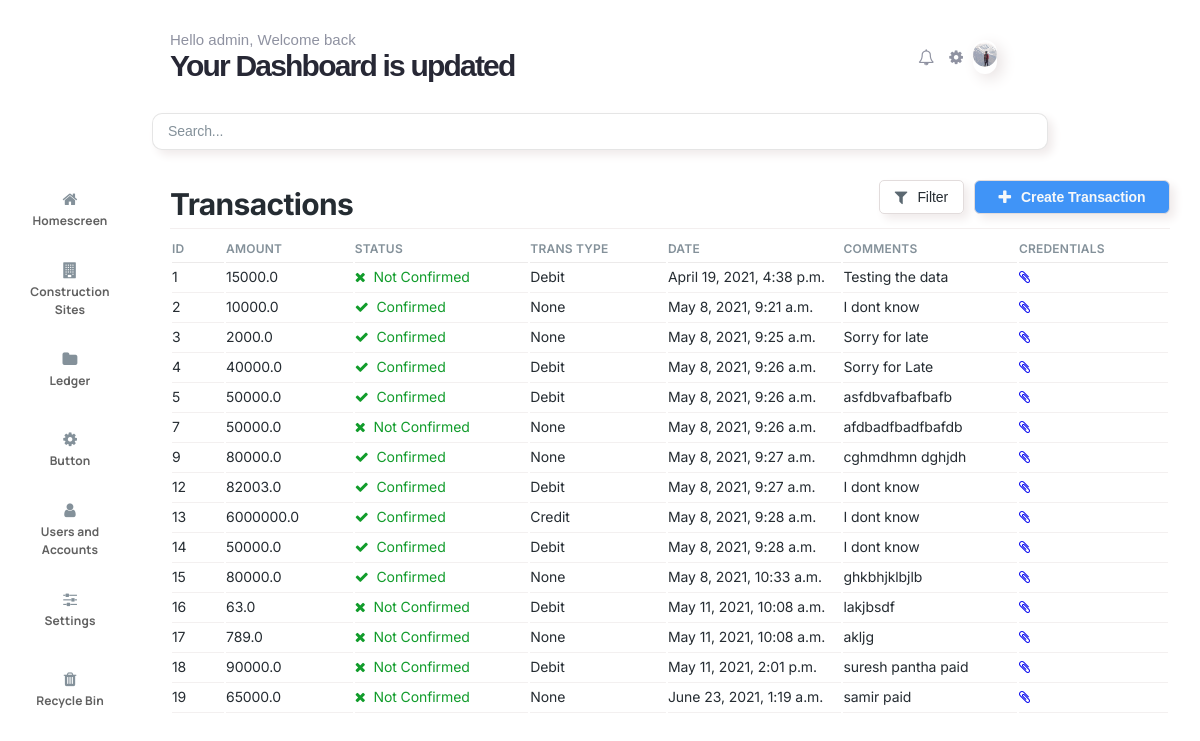
Before: /transaction_home/ (signed in) with the older database file.
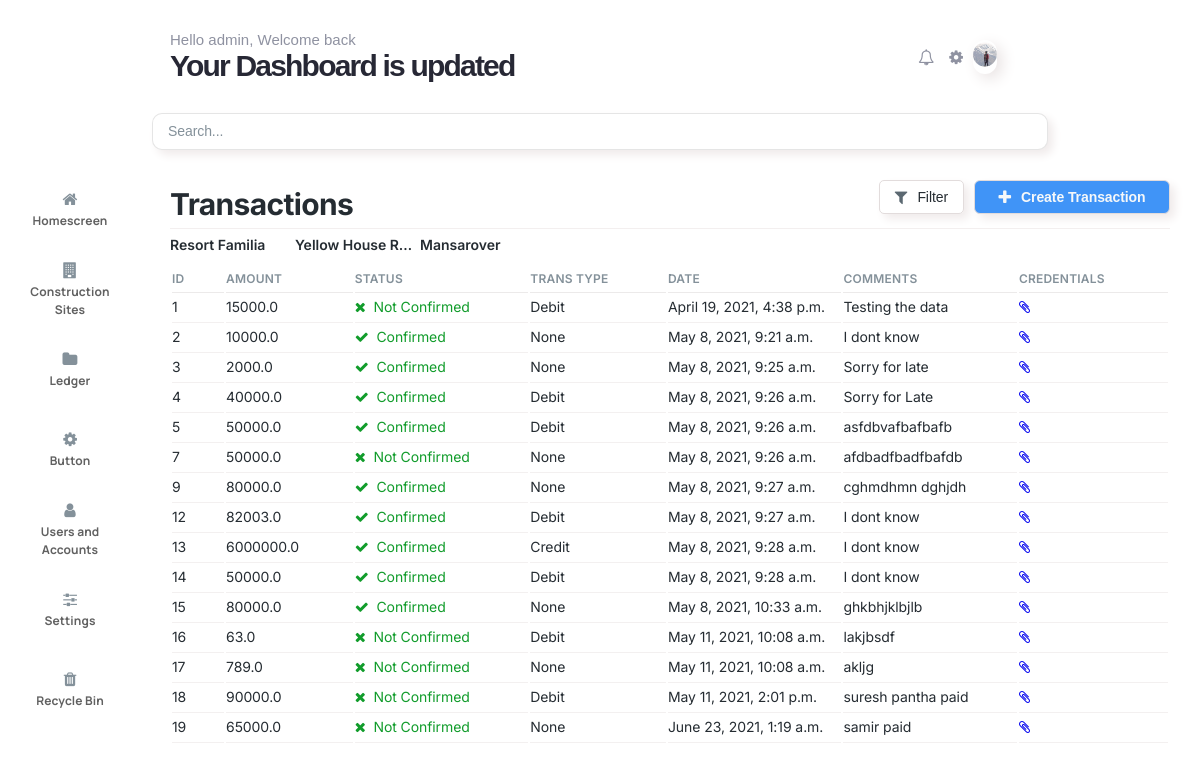
After: the same page with the newer database file.
### construction/models.py (models this page shows, shortened)
class Transaction(models.Model):
    amount = models.FloatField()
    trans_user = models.ForeignKey(Site_User, on_delete=models.CASCADE)
    TRANSACTION_MEANS = (
        ('Online Payment', 'Online Payment'),
        ('Hard Cash', 'Hard Cash'),
    )
    TRANSACTION_TYPE = (
        ('Debit', 'Debit'),
        ('Credit', 'Credit'),
    )
    trans_method = models.CharField(max_length=100, choices=TRANSACTION_MEANS)
    trans_type = models.CharField(
        max_length=50, choices=TRANSACTION_TYPE,  null=True, blank=True)
    trans_date = models.DateTimeField(auto_now_add=True)
    comments = models.TextField()
    confirmation_status = models.BooleanField(default=False)
    trans_site = models.ForeignKey(
        Construction_Site, on_delete=models.SET_NULL, blank=True, null=True)
    image = models.ImageField(
        upload_to='transactionimages/', null=True, blank=True)
    @property
    def status(self):
        if self.confirmation_status == True:
            status = 'Confirmed'
        else:
            status = 'Not Confirmed'
        return str(status)

class Construction_Site(models.Model):
    name = models.CharField(max_length=50)
    image = models.ImageField(
        upload_to="site_profiles/",  null=True, blank=True)
    num_workers = models.IntegerField(null=True, blank=True)
    budget = models.IntegerField(null=True, blank=True)
    expensed = models.IntegerField(null=True, blank=True)
    WORKING_STATUS = (
        ('Working', 'Working'),
        ('Halted', 'Halted'),
        ('Completed', 'Completed'),
    )
    working_status = models.CharField(max_length=50, choices=WORKING_STATUS)
    location = models.CharField(max_length=100, null=True, blank=True)
    superviser = models.ForeignKey(
        Site_User, on_delete=models.SET_NULL, null=True)
    def __str__(self):
        return self.name

### construction/views.py (the view)
# urls.py: path('transaction_home/', views.transactionHomeView, name='transaction_home'),
@login_required
def transactionHomeView(request):
    trans_datas = []
    myFilter = []
    username = request.user.site_user.name
    workplace = Construction_Site.objects.filter(superviser__name=username)
    if request.method == 'POST':
        data = {
            'trans_user': request.user.site_user,
            'amount': request.POST['amount'],
            'trans_site': request.POST['trans_site'],
            'trans_method': request.POST['trans_method'],
            'comments': request.POST['comments'],
            'image': request.FILES.get('image')
        }
        print(data)
        form = TransactionForm(data, request.FILES)
        if form.is_valid():
            form.save()
        return redirect('/transaction_home/')
    else:
        form = TransactionForm()
        trans_datas = Transaction.objects.filter(trans_user__name=username)
        myFilter = TransactionFilter(request.GET, queryset=trans_datas)
        trans_datas = myFilter.qs
    return render(request, 'pages/home.html', {'trans_datas': trans_datas, 'myFilter': myFilter, 'form': form, 'workplace': workplace})

### construction/forms.py
class TransactionForm(ModelForm):
    class Meta:
        model = Transaction
        fields = '__all__'
        exclude = ['confirmation_status']

### construction/models.py (called while the page is built)
    def __str__(self):
        return str(self.name)

### construction/templates/pages/home.html (shortened to what this page needs)
{% extends 'pages/base.html' %} {% load static %}
    {% block content2%}
    <div class="transactions">
      <div class="title">
        <h2>Transactions</h2>
        <div class="filter">
          <div class="box" onclick="filtermodal();">
            <i class="fa fa-filter" aria-hidden="true"></i>
            <h3>Filter</h3>
          </div>
          <div
            class="box"
            id="createtransaction"
            onclick="createtransactions()"
          >
            <i class="fa fa-plus" aria-hidden="true"></i>
            <h3>Create Transaction</h3>
          </div>
        </div>
      </div>
      <div class="hr"></div>
      <div class="sitetoggle">
        {% for workplace in workplace %}
        <div id="sitenames" class="sitenames"><h3>{{workplace.name}}</h3></div>
        {% endfor %}
      </div>
      <div class="table">
        <table style="width: 100%">
          <tr>
            <th>ID</th>
            <th>AMOUNT</th>
            <th>STATUS</th>
            <th>TRANS TYPE</th>
            <th>DATE</th>
            <th>COMMENTS</th>
            <th>CREDENTIALS</th>
          </tr>
          {% for trans_data in trans_datas %}
          <tr>
            <td>{{trans_data.id}}</td>
            <td>{{trans_data.amount}}</td>
            <td>
              {%if trans_data.status == "Confirmed"%}
              <i class="fa fa-check" aria-hidden="true"></i>&nbsp;
              {{trans_data.status}} {%else%}
              <i class="fa fa-times" aria-hidden="true"></i>&nbsp;
              {{trans_data.status}} {%endif%}
            </td>
            <td>{{trans_data.trans_type}}</td>
            <td>{{trans_data.trans_date}}</td>
            <td>{{trans_data.comments}}</td>
            <td>
              {% if trans_data.image %}
              <a target="_blank" href="{{ trans_data.image.url }}"
                ><i class="fa fa-paperclip"></i>
              </a>
              {% else %}
              <a href="#"><i class="fa fa-paperclip"></i> </a>
              {% endif %}
            </td>
          </tr>
          {% endfor %}
        </table>
      </div>
    </div>
    {% endblock %}

Changed rows visible on the page:
now on this page (row unchanged): Construction_Site: name "Resort Familia"
now on this page (row edited): Construction_Site: name "Yellow House R…"
now on this page (row edited): Construction_Site: name "Mansarover"
